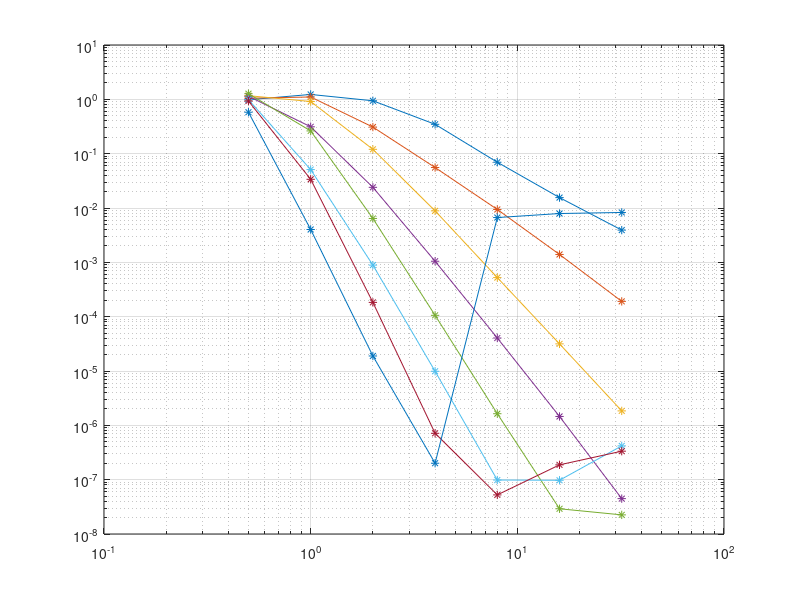

This figure's MATLAB source:
close all;
clear all;

%% l2 [Order][Mesh]

%% Sin(10x) + Sin(10y)
%l2 = ...
%    [...
%        +9.824759e-01 , +1.228302e+00 , +9.391098e-01 , +3.471288e-01 , +6.947808e-02 ; ...
%        +1.049055e+00 , +1.103665e+00 , +3.087024e-01 , +5.534351e-02 , +9.315162e-03 ; ...
%        +1.162833e+00 , +9.113153e-01 , +1.194850e-01 , +8.849612e-03 , +5.227025e-04 ; ...
%        +1.137504e+00 , +3.108951e-01 , +2.401343e-02 , +1.037393e-03 , +3.936262e-05 ; ...
%        +1.269043e+00 , +2.610065e-01 , +6.347677e-03 , +1.054095e-04 , +1.652859e-06 ; ...
%        +9.831276e-01 , +5.001032e-02 , +8.915199e-04 , +9.697960e-06 , +8.755089e-08 ; ...
%        +9.255320e-01 , +3.346505e-02 , +1.795654e-04 , +7.042222e-07 , +2.808220e-09 ; ...
%        +5.770821e-01 , +3.946435e-03 , +1.897450e-05 , +5.129431e-08 , +1.145673e-10 ; ...
%    ];

%l2 = ...
%    [...
%        +9.827492e-01 , +1.230370e+00 , +9.407136e-01 , +3.471421e-01 , +6.955634e-02 , +1.554584e-02 ; ...
%        +1.049633e+00 , +1.105274e+00 , +3.087502e-01 , +5.559545e-02 , +9.395575e-03 , +1.396048e-03 ; ...
%        +1.167672e+00 , +9.121091e-01 , +1.202648e-01 , +8.863320e-03 , +5.236326e-04 , +3.157355e-05 ; ...
%        +1.139419e+00 , +3.124062e-01 , +2.401840e-02 , +1.047618e-03 , +4.046852e-05 , +1.456568e-06 ; ...
%        +1.269625e+00 , +2.623064e-01 , +6.422571e-03 , +1.058491e-04 , +1.638904e-06 , +2.438658e-08 ; ...
%        +9.848657e-01 , +5.092999e-02 , +8.888169e-04 , +9.883024e-06 , +9.236715e-08 , +7.391062e-10 ; ...
%    ];

l2 = ...
    [...
        +9.827492e-01 , +1.230370e+00 , +9.407136e-01 , +3.471421e-01 , +6.955634e-02 , +1.554584e-02 , +3.919157e-03 ; ...
        +1.049633e+00 , +1.105274e+00 , +3.087502e-01 , +5.559545e-02 , +9.395575e-03 , +1.396048e-03 , +1.911614e-04 ; ...
        +1.167672e+00 , +9.121091e-01 , +1.202648e-01 , +8.863320e-03 , +5.236326e-04 , +3.157346e-05 , +1.844161e-06 ; ...
        +1.139419e+00 , +3.124062e-01 , +2.401840e-02 , +1.047618e-03 , +4.046822e-05 , +1.456436e-06 , +4.480655e-08 ; ...
        +1.269625e+00 , +2.623064e-01 , +6.422574e-03 , +1.058487e-04 , +1.636648e-06 , +2.913996e-08 , +2.249092e-08 ; ...
        +9.848657e-01 , +5.093000e-02 , +8.888171e-04 , +9.887111e-06 , +9.849311e-08 , +9.751778e-08 , +4.187369e-07 ; ...
        +9.304688e-01 , +3.374655e-02 , +1.831466e-04 , +7.138259e-07 , +5.243997e-08 , +1.873917e-07 , +3.344695e-07 ; ...
        +5.792966e-01 , +4.022813e-03 , +1.890925e-05 , +2.008354e-07 , +6.670654e-03 , +7.911878e-03 , +8.276714e-03 ; ...
    ];


%% Sin(2x) + Sin(2y)
%l2 = ...
%    [...
%        +3.023927e-01 , +2.019098e-01 , +4.088128e-02 , +9.640896e-03 , +2.368553e-03 ; ...
%        +1.848512e-01 , +2.225958e-02 , +3.927832e-03 , +5.514234e-04 , +7.203640e-05 ; ...
%        +1.488307e-02 , +3.737334e-03 , +2.051181e-04 , +1.245317e-05 , +7.656078e-07 ; ...
%        +9.619936e-03 , +2.341946e-04 , +9.749372e-06 , +3.320698e-07 , +1.073575e-08 ; ...
%        +3.209790e-04 , +2.975511e-05 , +4.232692e-07 , +6.529912e-09 , +9.973727e-11 ; ...
%        +2.386183e-04 , +1.311533e-06 , +1.308600e-08 , +1.102963e-10 , +1.866212e-12 ; ...
%        +5.381028e-06 , +1.295047e-07 , +4.691249e-10 , +2.854052e-12 , +3.382652e-12 ; ...
%        +3.224924e-06 , +4.302990e-09 , +1.108367e-11 , +6.350352e-12 , +1.250808e-11 ; ...
%    ];

h = [2, 1, 1/2, 1/4, 1/8, 1/16, 1/32];
p = [1:8];

P = size(p, 2);
H = size(h, 2);

delta = zeros(P, H - 1);

for i = 1:H-1
    delta(:, i) = ...
        (log10(l2(:, i + 1)) - log10(l2(:, i))) / ...
        (log10(1/h(i + 1))   - log10(1/h(i)));
end

delta

figure;
loglog(1./h, l2, '-*');
grid;